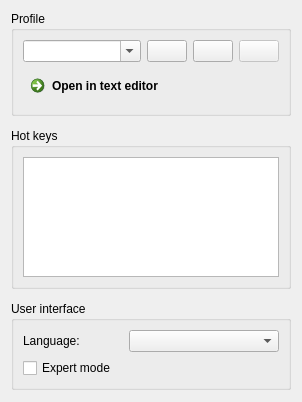
      <widget class="QWidget" name="tabProfiles">
       <property name="sizePolicy">
        <sizepolicy hsizetype="Fixed" vsizetype="Preferred">
         <horstretch>0</horstretch>
         <verstretch>0</verstretch>
        </sizepolicy>
       </property>
       <attribute name="title">
        <string>Profiles</string>
       </attribute>
       <layout class="QVBoxLayout" name="verticalLayout_6">
        <property name="spacing">
         <number>12</number>
        </property>
        <item>
         <widget class="QGroupBox" name="groupBox_Profiles">
          <property name="title">
           <string>Profile</string>
          </property>
          <layout class="QVBoxLayout" name="verticalLayout_5">
           <item>
            <layout class="QHBoxLayout" name="horizontalLayout_3">
             <item>
              <widget class="QComboBox" name="comboBox_Profiles">
               <property name="editable">
                <bool>true</bool>
               </property>
               <property name="insertPolicy">
                <enum>QComboBox::NoInsert</enum>
               </property>
              </widget>
             </item>
             <item>
              <widget class="QPushButton" name="pushButton_ProfileNew">
               <property name="enabled">
                <bool>true</bool>
               </property>
               <property name="sizePolicy">
                <sizepolicy hsizetype="Maximum" vsizetype="Fixed">
                 <horstretch>0</horstretch>
                 <verstretch>0</verstretch>
                </sizepolicy>
               </property>
               <property name="toolTip">
                <string>Add new profile</string>
               </property>
               <property name="text">
                <string/>
               </property>
               <property name="icon">
                <iconset resource="../res/LightpackResources.qrc">
                 <normaloff>:/icons/profile_new.png</normaloff>:/icons/profile_new.png</iconset>
               </property>
               <property name="checkable">
                <bool>false</bool>
               </property>
              </widget>
             </item>
             <item>
              <widget class="QPushButton" name="pushButton_ProfileResetToDefault">
               <property name="enabled">
                <bool>true</bool>
               </property>
               <property name="sizePolicy">
                <sizepolicy hsizetype="Maximum" vsizetype="Fixed">
                 <horstretch>0</horstretch>
                 <verstretch>0</verstretch>
                </sizepolicy>
               </property>
               <property name="toolTip">
                <string>Reset current profile to defaults</string>
               </property>
               <property name="text">
                <string/>
               </property>
               <property name="icon">
                <iconset resource="../res/LightpackResources.qrc">
                 <normaloff>:/icons/profile_reset.png</normaloff>:/icons/profile_reset.png</iconset>
               </property>
               <property name="checkable">
                <bool>false</bool>
               </property>
              </widget>
             </item>
             <item>
              <widget class="QPushButton" name="pushButton_DeleteProfile">
               <property name="enabled">
                <bool>false</bool>
               </property>
               <property name="sizePolicy">
                <sizepolicy hsizetype="Maximum" vsizetype="Fixed">
                 <horstretch>0</horstretch>
                 <verstretch>0</verstretch>
                </sizepolicy>
               </property>
               <property name="toolTip">
                <string>Delete profile</string>
               </property>
               <property name="text">
                <string/>
               </property>
               <property name="icon">
                <iconset resource="../res/LightpackResources.qrc">
                 <normaloff>:/icons/profile_delete.png</normaloff>:/icons/profile_delete.png</iconset>
               </property>
               <property name="checkable">
                <bool>false</bool>
               </property>
              </widget>
             </item>
            </layout>
           </item>
           <item>
            <widget class="QCommandLinkButton" name="commandLinkButton_OpenSettings">
             <property name="text">
              <string>Open in text editor</string>
             </property>
             <property name="checkable">
              <bool>false</bool>
             </property>
             <property name="description">
              <string/>
             </property>
            </widget>
           </item>
          </layout>
         </widget>
        </item>
        <item>
         <widget class="QGroupBox" name="groupBox_HotKeys">
          <property name="sizePolicy">
           <sizepolicy hsizetype="Preferred" vsizetype="Preferred">
            <horstretch>0</horstretch>
            <verstretch>0</verstretch>
           </sizepolicy>
          </property>
          <property name="title">
           <string>Hot keys</string>
          </property>
          <layout class="QVBoxLayout" name="verticalLayout_8">
           <item>
            <widget class="QTableWidget" name="tableWidget_Hotkeys">
             <property name="maximumSize">
              <size>
               <width>16777215</width>
               <height>120</height>
              </size>
             </property>
             <property name="font">
              <font>
               <family>MS Shell Dlg 2</family>
               <pointsize>8</pointsize>
              </font>
             </property>
             <property name="editTriggers">
              <set>QAbstractItemView::NoEditTriggers</set>
             </property>
             <property name="selectionMode">
              <enum>QAbstractItemView::SingleSelection</enum>
             </property>
             <property name="selectionBehavior">
              <enum>QAbstractItemView::SelectRows</enum>
             </property>
             <attribute name="horizontalHeaderDefaultSectionSize">
              <number>120</number>
             </attribute>
             <attribute name="horizontalHeaderHighlightSections">
              <bool>false</bool>
             </attribute>
             <attribute name="horizontalHeaderShowSortIndicator" stdset="0">
              <bool>false</bool>
             </attribute>
             <attribute name="verticalHeaderVisible">
              <bool>false</bool>
             </attribute>
            </widget>
           </item>
          </layout>
         </widget>
        </item>
        <item>
         <widget class="QGroupBox" name="groupBox_UserInterface">
          <property name="sizePolicy">
           <sizepolicy hsizetype="Preferred" vsizetype="Preferred">
            <horstretch>0</horstretch>
            <verstretch>0</verstretch>
           </sizepolicy>
          </property>
          <property name="layoutDirection">
           <enum>Qt::LeftToRight</enum>
          </property>
          <property name="title">
           <string>User interface</string>
          </property>
          <layout class="QVBoxLayout" name="verticalLayout_13">
           <property name="sizeConstraint">
            <enum>QLayout::SetDefaultConstraint</enum>
           </property>
           <item>
            <layout class="QHBoxLayout" name="horizontalLayout_4" stretch="0,0,0">
             <item>
              <widget class="QLabel" name="labelLanguage">
               <property name="sizePolicy">
                <sizepolicy hsizetype="Fixed" vsizetype="Preferred">
                 <horstretch>0</horstretch>
                 <verstretch>0</verstretch>
                </sizepolicy>
               </property>
               <property name="text">
                <string>Language:</string>
               </property>
               <property name="alignment">
                <set>Qt::AlignLeading|Qt::AlignLeft|Qt::AlignVCenter</set>
               </property>
              </widget>
             </item>
             <item>
              <spacer name="horizontalSpacer_5">
               <property name="orientation">
                <enum>Qt::Horizontal</enum>
               </property>
               <property name="sizeHint" stdset="0">
                <size>
                 <width>40</width>
                 <height>20</height>
                </size>
               </property>
              </spacer>
             </item>
             <item>
              <widget class="QComboBox" name="comboBox_Language">
               <property name="sizePolicy">
                <sizepolicy hsizetype="Preferred" vsizetype="Fixed">
                 <horstretch>0</horstretch>
                 <verstretch>0</verstretch>
                </sizepolicy>
               </property>
               <property name="minimumSize">
                <size>
                 <width>150</width>
                 <height>0</height>
                </size>
               </property>
               <property name="maximumSize">
                <size>
                 <width>150</width>
                 <height>16777215</height>
                </size>
               </property>
               <property name="sizeAdjustPolicy">
                <enum>QComboBox::AdjustToContentsOnFirstShow</enum>
               </property>
              </widget>
             </item>
            </layout>
           </item>
           <item>
            <widget class="QCheckBox" name="checkBox_ExpertModeEnabled">
             <property name="sizePolicy">
              <sizepolicy hsizetype="Fixed" vsizetype="Fixed">
               <horstretch>0</horstretch>
               <verstretch>0</verstretch>
              </sizepolicy>
             </property>
             <property name="text">
              <string>Expert mode</string>
             </property>
            </widget>
           </item>
          </layout>
         </widget>
        </item>
        <item>
         <spacer name="verticalSpacer_3">
          <property name="orientation">
           <enum>Qt::Vertical</enum>
          </property>
          <property name="sizeHint" stdset="0">
           <size>
            <width>20</width>
            <height>1</height>
           </size>
          </property>
         </spacer>
        </item>
       </layout>
      </widget>
